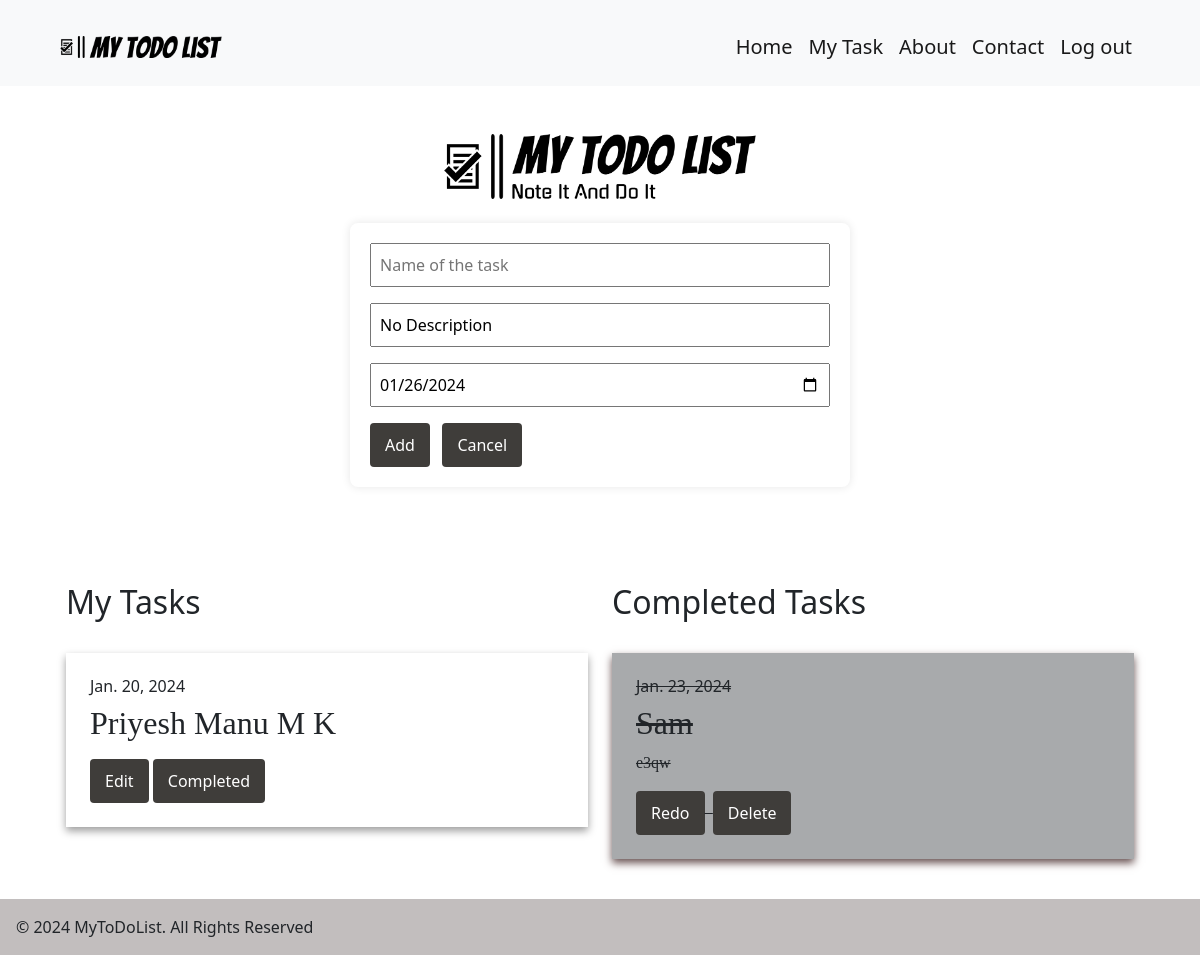
Page / (signed in) on the earlier database version.
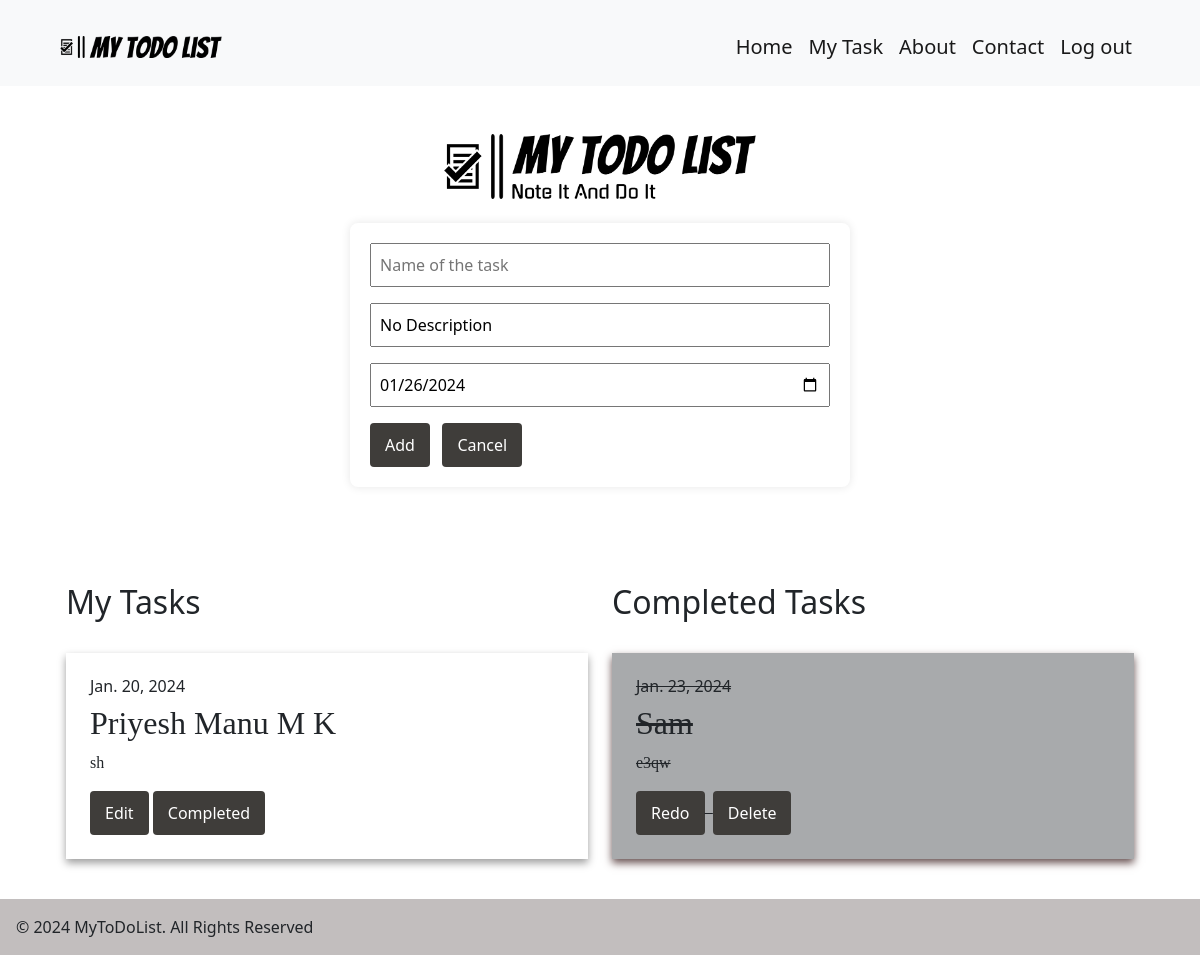
Same page on the later database version.
### home/models.py (models this page shows, shortened)
class MyTask(models.Model):
    user = models.ForeignKey(User, on_delete=models.CASCADE)
    task_name = models.CharField(max_length=100)
    task_des = models.TextField()
    task_date = models.DateField(default=datetime.date.today)

class CompletedTask(models.Model):
    user = models.ForeignKey(User, on_delete=models.CASCADE)
    completed_task_name = models.CharField(max_length=100)
    completed_task_des = models.TextField()
    completed_task_date = models.DateField(default=datetime.date.today)

### home/views.py (the view, shortened to what this page needs)
# urls.py: path('',views.home, name='home' ),
@login_required
def home(request):
    tasks = {
        'my_task': MyTask.objects.filter(user=request.user),
        'com_task': CompletedTask.objects.filter(user=request.user),
    }
    return render(request, 'index.html', tasks)

### templates/index.html (shortened to what this page needs)
{% extends "base.html" %}
{% load static %}
{% block content %}
<div class="pt-4 container">
    <div class="text-center">
        <br>
        <img src="{% static "image/head.png" %}" alt="" id="head">
    </div>
    <div class="p-4">
        <form method="post">
            <input type="text" name="name" placeholder="Name of the task" id="newTask" required><br>
            <input type="text" name="description" placeholder="Description of the task" value="No Description"><br>
            <input type="date" name="date" placeholder="Date" value="{% now 'Y-m-d' %}" >
            <br>
            <a href="#mytask"><button type="submit">Add</button></a>&nbsp;&nbsp;
            <a href="{% url 'home' %}"><button type="cancel">Cancel</button></a>
        </form><br><br>
    </div>
    <div class="p-4" >
        <div class="row task-list">
            <div class="col-md-6"  id="mytask">
                <h2 >My Tasks</h2><br>
                {% for task in my_task %}
                    <div class="p-4 " style="background-color: #ffffff; box-shadow: 0 4px 8px rgba(0, 0, 0, 0.39); ">
                        <h6>{{ task.task_date }}</h6>
                        <h2 style="font-family: 'Pacifico', cursive;">{{ task.task_name }}</h2>
                        <p style="font-family: 'Pacifico', cursive;">{{ task.task_des }}</p>
                        <a href="{% url 'edit' task.id %}"><button>Edit</button></a>
                        <a href="{% url 'completed' task.id %}#comtask"><button>Completed</button></a>
                    </div><br>
                {% empty %}
                    <div class="p-4 pb-0" style="background-color: #ffffff; box-shadow: 0 4px 8px rgba(0, 0, 0, 0.39);">
                        <h3 style="font-family: 'Pacifico', cursive;">No tasks created!!</h3><br>
                    </div>
                {% endfor %}
                <br>
            </div>
            <div class="col-md-6" id="comtask">
                <h2>Completed Tasks</h2><br>
                {% for task in com_task %}
                    <div class="p-4 text-decoration-line-through" style="background-color: #a8aaac; box-shadow: 0 4px 8px rgb(104, 81, 81);">
                        <h6>{{ task.completed_task_date }}</h6>
                        <h2 style="font-family: 'Pacifico', cursive;">{{ task.completed_task_name }}</h2>
                        <p style="font-family: 'Pacifico', cursive;">{{ task.completed_task_des }}</p>
                        <a href="{% url 'redo' task.id %}#mytask"><button>Redo</button></a>&nbsp;
                        <a href="{% url 'delete' task.id %}#comtask"><button>Delete</button></a>
                    </div><br>
                {% empty %}
                    <div class="p-4 pb-0" style="background-color: #a8aaac; box-shadow: 0 4px 8px rgb(104, 81, 81);">
                        <h3 style="font-family: 'Pacifico', cursive;">Tasks are not completed!!</h3><br>
                    </div>
                {% endfor %}
                <br><br>
            </div>
        </div>
    </div>
</div>
{% endblock content %}

Differences in the rows shown:
changed MyTask "Priyesh Manu M K": task_des (not shown) → "sh"
